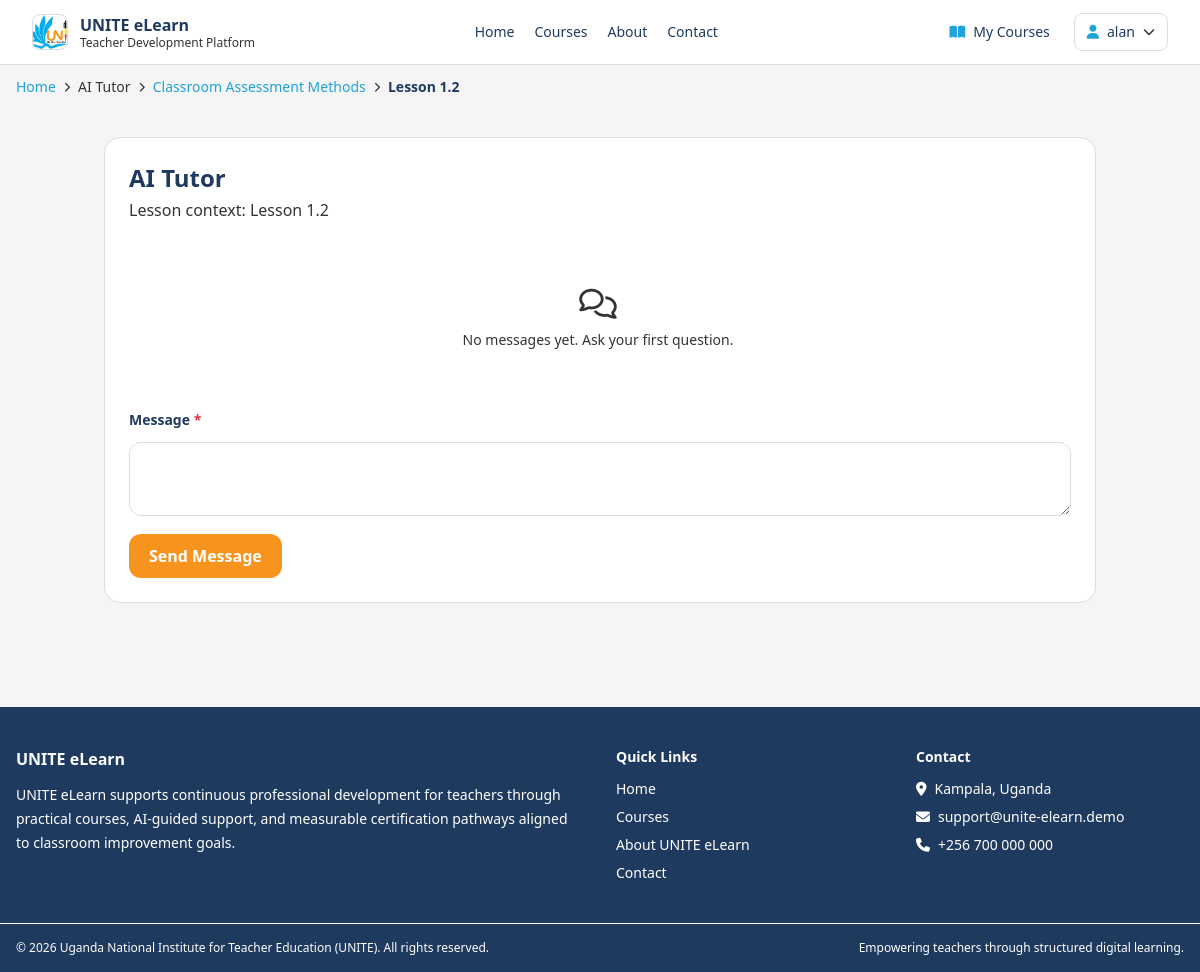
/ai/chat/?session_id=4 (signed in), run on an earlier commit of the app's database.
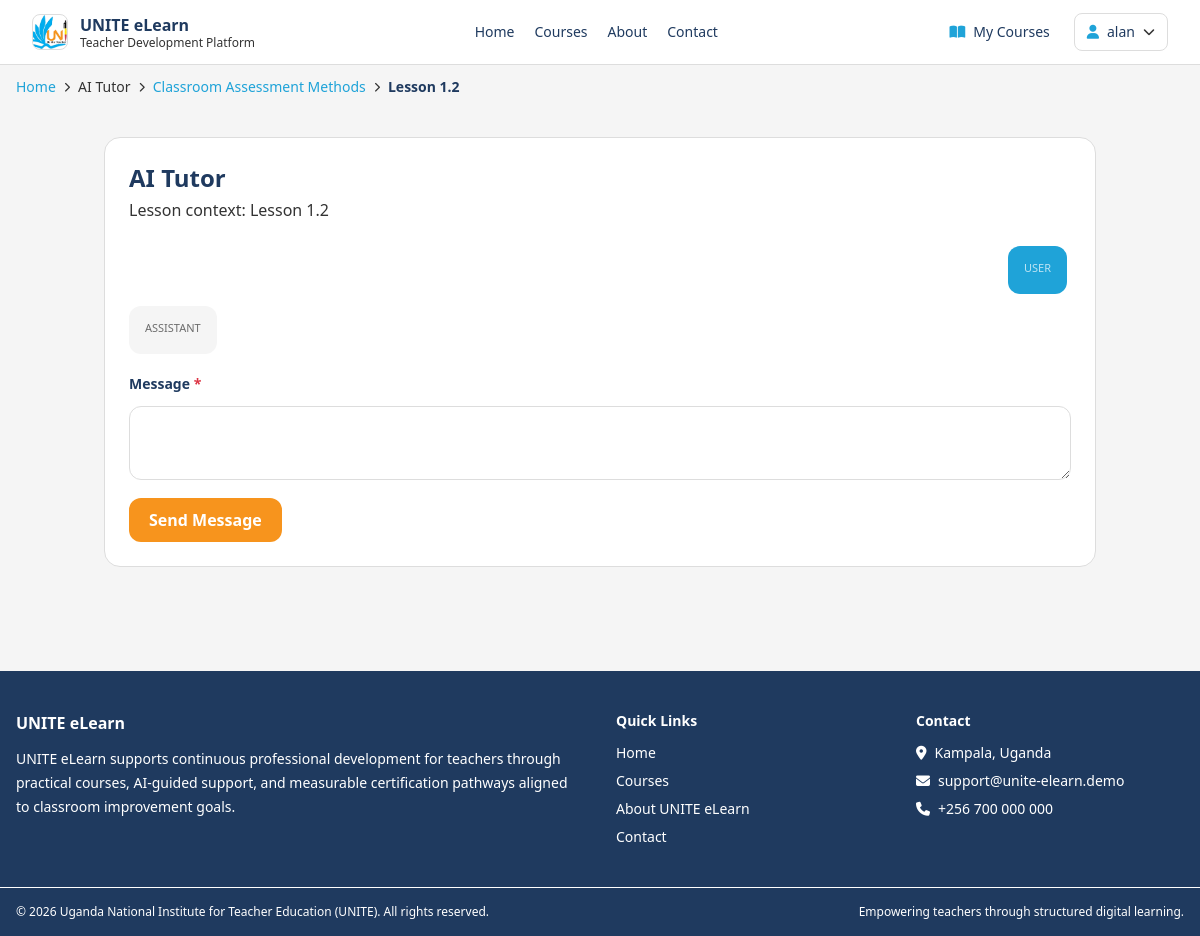
And on a later commit of the database.
### courses/models.py (models this page shows, shortened)
class Course(models.Model):
    LEVEL_BEGINNER = "beginner"
    LEVEL_INTERMEDIATE = "intermediate"
    LEVEL_ADVANCED = "advanced"
    LEVEL_CHOICES = [
        (LEVEL_BEGINNER, "Beginner"),
        (LEVEL_INTERMEDIATE, "Intermediate"),
        (LEVEL_ADVANCED, "Advanced"),
    ]
    title = models.CharField(max_length=255)
    slug = models.SlugField(unique=True, max_length=255)
    category = models.CharField(max_length=120, blank=True, db_index=True)
    level = models.CharField(max_length=20, choices=LEVEL_CHOICES, default=LEVEL_BEGINNER)
    short_description = models.CharField(max_length=300)
    description = models.TextField()
    learning_objectives = models.TextField(blank=True)
    prerequisites = models.TextField(blank=True)
    target_audience = models.TextField(blank=True)
    created_by = models.ForeignKey(
        User,
        on_delete=models.SET_NULL,
        null=True,
        blank=True,
        related_name="created_courses",
    )
    cover_image = models.URLField(blank=True)
    is_published = models.BooleanField(default=True)
    passing_score = models.PositiveIntegerField(default=60)
    estimated_duration_hours = models.PositiveIntegerField(default=6)
    created_at = models.DateTimeField(auto_now_add=True)
    updated_at = models.DateTimeField(auto_now=True)
    class Meta:
        ordering = ["title"]

class Lesson(models.Model):
    TYPE_VIDEO = "video"
    TYPE_READING = "reading"
    TYPE_ASSIGNMENT = "assignment"
    TYPE_CHOICES = [
        (TYPE_VIDEO, "Video"),
        (TYPE_READING, "Reading"),
        (TYPE_ASSIGNMENT, "Assignment"),
    ]
    module = models.ForeignKey(Module, on_delete=models.CASCADE, related_name="lessons")
    title = models.CharField(max_length=255)
    order = models.PositiveIntegerField(default=1)
    lesson_type = models.CharField(max_length=20, choices=TYPE_CHOICES, default=TYPE_READING)
    duration_minutes = models.PositiveIntegerField(null=True, blank=True)
    content = models.TextField()
    summary = models.TextField(blank=True)
    ai_summary = models.TextField(blank=True)
    ai_keywords = models.TextField(blank=True)
    video_url = models.URLField(blank=True)
    downloadable_material_url = models.URLField(blank=True)
    class Meta:
        ordering = ["module", "order", "id"]

### ai_tutor/models.py (models this page shows, shortened)
class ChatMessage(models.Model):
    ROLE_USER = "user"
    ROLE_ASSISTANT = "assistant"
    ROLE_SYSTEM = "system"
    ROLE_CHOICES = [
        (ROLE_USER, "User"),
        (ROLE_ASSISTANT, "Assistant"),
        (ROLE_SYSTEM, "System"),
    ]
    session = models.ForeignKey(ChatSession, on_delete=models.CASCADE, related_name="messages")
    role = models.CharField(max_length=20, choices=ROLE_CHOICES)
    message = models.TextField()
    created_at = models.DateTimeField(auto_now_add=True)
    class Meta:
        ordering = ["created_at"]

### ai_tutor/views.py (the view)
# urls.py: path("ai/chat/", views.ai_chat_view, name="chat"),
@login_required
def ai_chat_view(request):
    course_id = request.GET.get("course_id")
    lesson_id = request.GET.get("lesson_id")
    session_id = request.GET.get("session_id")
    course = Course.objects.filter(id=course_id).first() if course_id else None
    lesson = Lesson.objects.select_related("module", "module__course").filter(id=lesson_id).first() if lesson_id else None
    if lesson:
        course = lesson.module.course
    if course and not Enrollment.objects.filter(user=request.user, course=course).exists():
        messages.error(request, "Enroll in the course first to use this tutor context.")
        return redirect("courses:detail", slug=course.slug)
    session = _get_or_create_session(request.user, course=course, lesson=lesson, session_id=session_id)
    chat_form = AIChatForm()
    return render(
        request,
        "ai_tutor/chat.html",
        {
            "session": session,
            "messages_list": session.messages.all(),
            "chat_form": chat_form,
            "course": session.course,
            "lesson": session.lesson,
        },
    )

### ai_tutor/forms.py
class AIChatForm(forms.Form):
    message = forms.CharField(widget=forms.Textarea(attrs={"rows": 3}), max_length=2000)

### ai_tutor/views.py (called while the page is built, shortened)
def _get_or_create_session(user, course=None, lesson=None, session_id=None):
    if session_id:
        return get_object_or_404(ChatSession, id=session_id, user=user)

### core/templatetags/navigation.py (called while the page is built)
def _safe_reverse(name, **kwargs):
    try:
        return reverse(name, kwargs=kwargs) if kwargs else reverse(name)
    except NoReverseMatch:
        return ""

### ai_tutor/templates/ai_tutor/chat.html (shortened to what this page needs)
{% extends 'base.html' %}
{% block content %}
<section class="max-w-5xl mx-auto px-4 py-10">
    <div class="bg-white border border-unite-gray-300 rounded-2xl p-6">
        <h1 class="text-2xl font-bold text-unite-navy-500">AI Tutor</h1>
        <p class="text-unite-text-main mt-1">
            {% if lesson %}Lesson context: {{ lesson.title }}{% elif course %}Course context: {{ course.title }}{% else %}General teacher training support{% endif %}
        </p>
        <div id="chat-messages" class="mt-6 space-y-3 max-h-[460px] overflow-y-auto pr-1">
            {% for msg in messages_list %}
                <div class="{% if msg.role == 'user' %}text-right{% endif %}">
                    <div class="inline-block max-w-[85%] px-4 py-3 rounded-xl text-sm {% if msg.role == 'user' %}bg-unite-blue-500 text-white{% else %}bg-unite-gray-100 text-unite-text-main{% endif %}">
                        <p class="text-[11px] mb-1 opacity-70 uppercase">{{ msg.role }}</p>
                    </div>
                </div>
            {% empty %}
                <div class="text-center py-10 text-unite-text-main">
                    <i class="fa-regular fa-comments text-3xl"></i>
                    <p class="mt-2 text-sm">No messages yet. Ask your first question.</p>
                </div>
            {% endfor %}
        </div>
        <form id="chat-form" method="post" action="{% url 'ai_tutor:send' %}" class="mt-5 space-y-3">
            <div class="grid gap-3">
                {% for field in chat_form %}
                    {% include 'partials/form_field.html' with field=field %}
                {% endfor %}
            </div>
            <button type="submit" data-loading="1" class="px-5 py-2.5 rounded-xl bg-unite-orange-500 hover:bg-unite-orange-600 text-white font-semibold ">Send Message</button>
        </form>
    </div>
</section>
{% endblock %}

### core/templates/base.html (shortened to what this page needs)
{% load static %}
<!DOCTYPE html>
<html lang="en">
<head>
    <link rel="stylesheet" href="https://cdnjs.cloudflare.com/ajax/libs/font-awesome/6.7.2/css/all.min.css">
    <script src="https://cdn.tailwindcss.com"></script>
</head>
<body class="bg-unite-gray-100 text-unite-navy-500 min-h-screen flex flex-col">
    {% include 'partials/navbar.html' %}
    <main class="flex-grow page-fade">
        {% get_breadcrumbs as breadcrumbs %}
        {% if breadcrumbs|length > 1 %}
            <section class="max-w-7xl mx-auto px-4 pt-3 pb-0 no-print">
                <nav aria-label="Breadcrumb">
                    <ol class="flex flex-wrap items-center gap-2 text-sm">
                        {% for crumb in breadcrumbs %}
                            <li class="flex items-center gap-2">
                                {% if not forloop.first %}
                                    <i class="fa-solid fa-chevron-right text-[10px] text-unite-text-main"></i>
                                {% endif %}
                                {% if crumb.url and not forloop.last %}
                                    <a href="{{ crumb.url }}" class="text-unite-blue-500 hover:text-unite-blue-600 hover:underline">{{ crumb.label }}</a>
                                {% else %}
                                    <span class="{% if forloop.last %}text-unite-navy-500 font-semibold{% else %}text-unite-text-main{% endif %}">{{ crumb.label }}</span>
                                {% endif %}
                            </li>
                        {% endfor %}
                    </ol>
                </nav>
            </section>
        {% endif %}
        {% block content %}{% endblock %}
    </main>
    {% include 'partials/footer.html' %}
</body>
</html>

What changed in the data, as far as the page shows it:
added ChatMessage: role "USER"
added ChatMessage: role "ASSISTANT"
Also different on the page:
text no longer shown: "No messages yet. Ask your first question."
